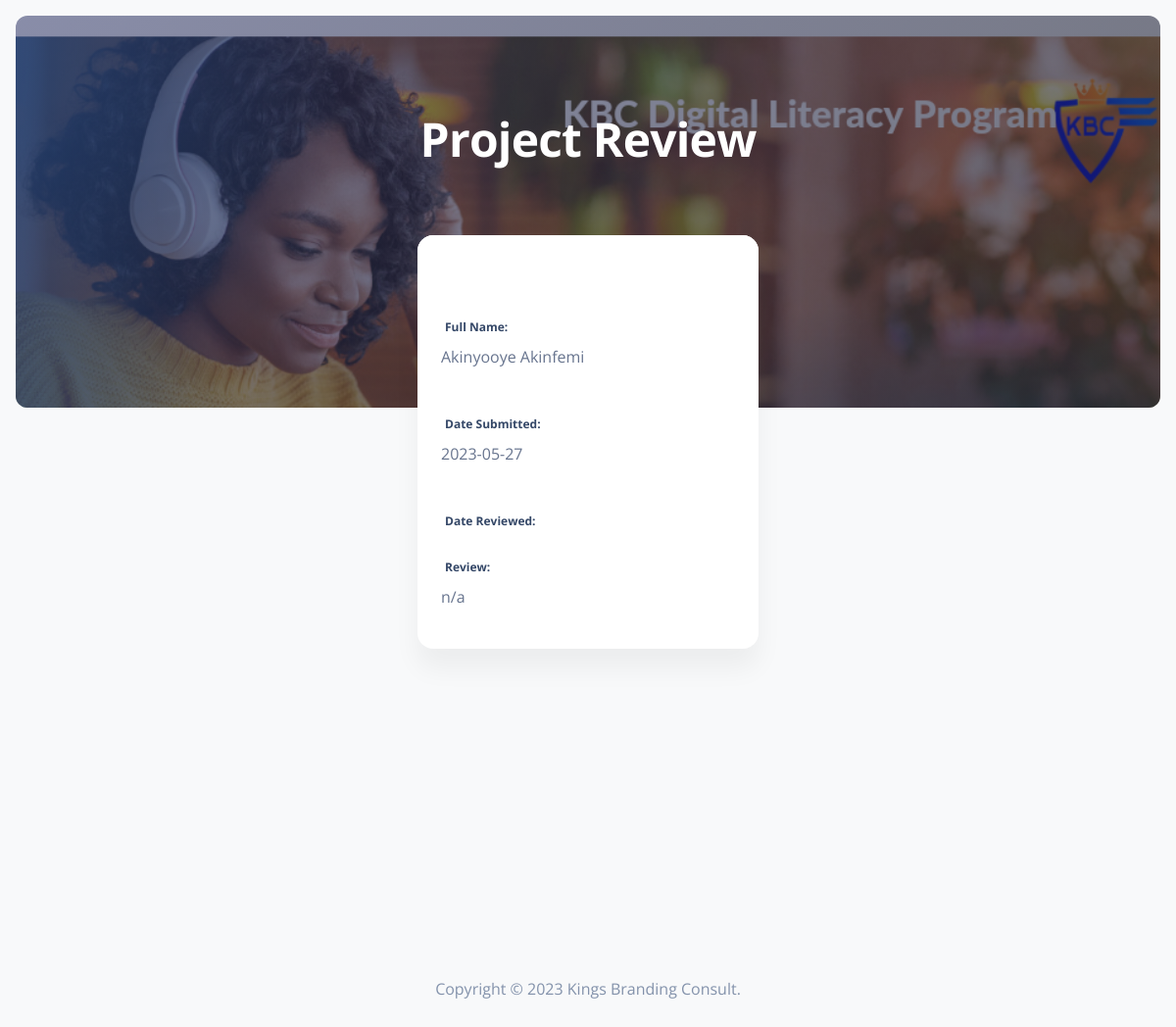
Screenshot of /kadmin/reviewprojectcheck.php?id=1 (signed in) with the database file from the repository.
### tables this page shows
CREATE TABLE `bootcamp_project` (
  `ID` int(10) NOT NULL,
  `user_email` varchar(50) NOT NULL,
  `course_name` varchar(100) NOT NULL,
  `course_id` int(10) NOT NULL,
  `course_code` varchar(50) NOT NULL,
  `student_id` int(10) NOT NULL,
  `student_name` varchar(100) NOT NULL,
  `date_submit` date NOT NULL,
  `lapse_date` date NOT NULL,
  `file_dir` varchar(100) NOT NULL,
  `review_status` varchar(20) NOT NULL,
  `review_comment` text NOT NULL,
  `week` varchar(10) NOT NULL
);

### kadmin/reviewprojectcheck.php (the view, shortened to what this page needs)
<?php
include('dbconfig.php');
$project_id = $_GET['id'] ;
$sql="SELECT * FROM bootcamp_project WHERE ID='$project_id'";
$result=mysqli_query($conn,$sql);
$count=mysqli_num_rows($result);
if($count==1){
while($rowval = mysqli_fetch_array($result))
 {
$student_name = $rowval['student_name'];
$date_submit = $rowval['date_submit'];
$review_comment = $rowval['review_comment'];
}
}
else {
  echo "<script>
alert('Project submission unavailable.')
window.location.href='project1';
</script>";
}
?>
<!DOCTYPE html>
<html lang="en">
<head>
  <link href="../assets/css/nucleo-icons.css" rel="stylesheet" />
  <link href="../assets/css/nucleo-svg.css" rel="stylesheet" />
  <link href="../assets/css/nucleo-svg.css" rel="stylesheet" />
  <link id="pagestyle" href="../assets/css/soft-ui-dashboard.css?v=1.0.3" rel="stylesheet" />
</head>
<body class="g-sidenav-show  bg-gray-100">
  <nav class="navbar navbar-expand-lg position-absolute top-0 z-index-3 w-100 shadow-none my-3  navbar-transparent mt-4">
  </nav>
  <section class="min-vh-100 mb-8">
    <div class="page-header align-items-start min-vh-50 pt-5 pb-11 m-3 border-radius-lg" style="background-image: url('../assets/img/curved-images/curved0.jpg');">
      <span class="mask bg-gradient-dark opacity-6"></span>
      <div class="container">
        <div class="row justify-content-center">
          <div class="col-lg-5 text-center mx-auto">
            <h1 class="text-white mb-2 mt-5">Project Review</h1>
          </div>
        </div>
      </div>
    </div>
    <div class="container">
      <div class="row mt-lg-n10 mt-md-n11 mt-n10">
        <div class="col-xl-4 col-lg-5 col-md-7 mx-auto">
          <div class="card z-index-0">
            <div class="card-header text-center pt-4">
            </div>
            <div class="card-body">
              <form action="#" method="post" enctype="multipart/form-data">
                <label>Full Name:</label><br>
                <p><?php  echo $student_name; ?></p><br>
                 <label>Date Submitted:</label><br>
                <p><?php  echo $date_submit; ?></p><br>
                 <label>Date Reviewed:</label><br>
                 <div class="mb-3">
                 <label>Review:</label><br>
                  <p>
                    <?php  echo $review_comment ; ?>
                  </p>
                </div>
              </form>
            </div>
          </div>
        </div>
      </div>
    </div>
  </section>
  <footer class="footer py-5">
    <div class="container">
      <div class="row">
        <div class="col-8 mx-auto text-center mt-1">
          <p class="mb-0 text-secondary">
            Copyright ©  Kings Branding Consult.
          </p>
        </div>
      </div>
    </div>
  </footer>
</body>
</html>

### rows the page displays
bootcamp_project: student_name "Akinyooye Akinfemi", date_submit "2023-05-27", review_comment "n/a"
